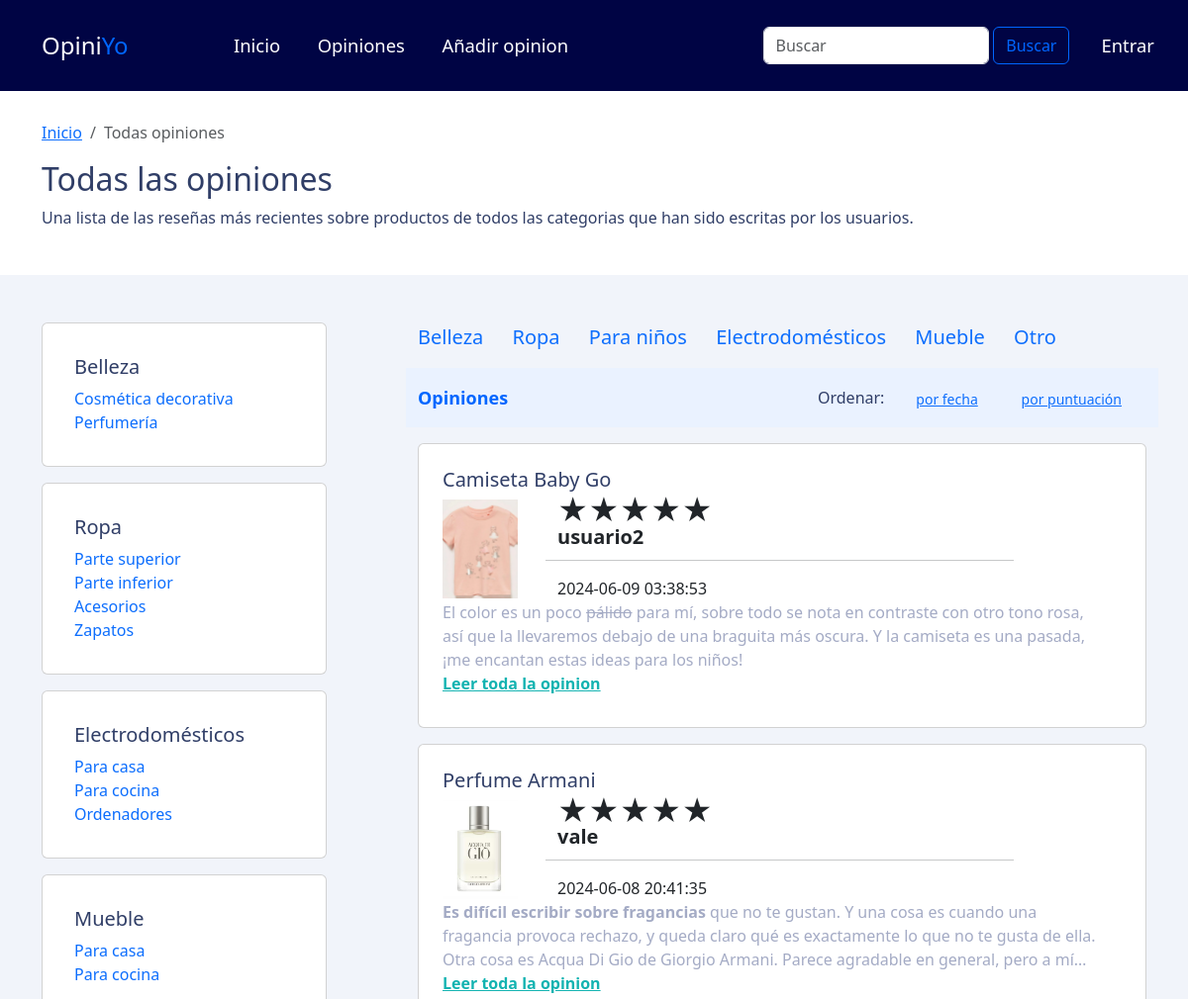
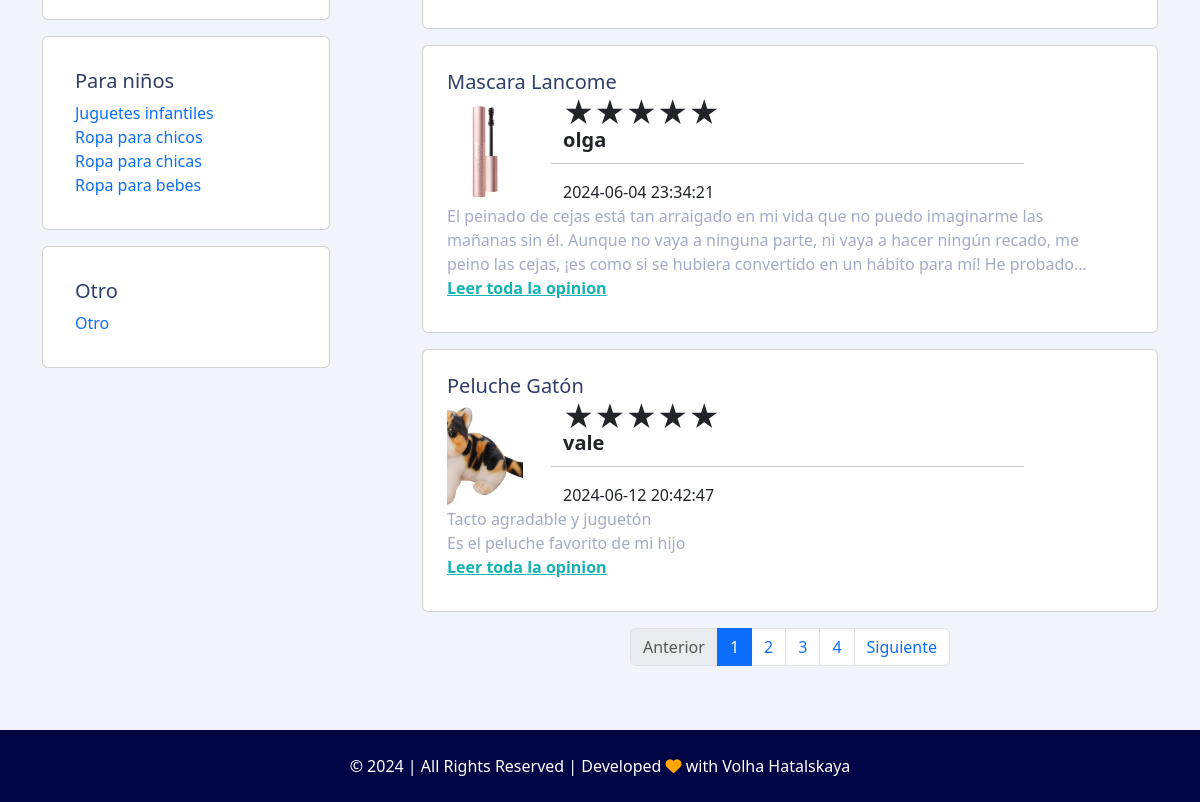
Page /OpiniYo/todasOpiniones.php on the committed database (2 pictures, top to bottom).
### tables this page shows
CREATE TABLE IF NOT EXISTS `navmenu` (
  `IDNavmenu` int unsigned NOT NULL AUTO_INCREMENT,
  `FechaAltaNavemenu` timestamp NULL DEFAULT NULL,
  `FechaModificacionNavmen` timestamp NULL DEFAULT NULL,
  `ActivoNavemenu` varchar(2) DEFAULT 'Si',
  `NombreNavmenu` varchar(50) DEFAULT NULL,
  `UrlNavmenu` varchar(50) DEFAULT NULL,
  `OrdenNavmenu` int DEFAULT NULL,
  PRIMARY KEY (`IDNavmenu`)
);

CREATE TABLE IF NOT EXISTS `subcategoria` (
  `IDSubcategoria` int unsigned NOT NULL AUTO_INCREMENT,
  `FechaAltaSubcategoria` timestamp NULL DEFAULT NULL,
  `FechaModificacionSubcategoria` timestamp NULL DEFAULT NULL,
  `ActivoSubcategoria` varchar(2) DEFAULT 'Si',
  `NombreSubcategoria` varchar(50) DEFAULT NULL,
  `CategoriaSubcategoria` int unsigned NOT NULL,
  PRIMARY KEY (`IDSubcategoria`),
  KEY `FK__categoria` (`CategoriaSubcategoria`),
  CONSTRAINT `FK__categoria` FOREIGN KEY (`CategoriaSubcategoria`) REFERENCES `categoria` (`IDCategoria`) ON DELETE CASCADE
);

CREATE TABLE IF NOT EXISTS `categoria` (
  `IDCategoria` int unsigned NOT NULL AUTO_INCREMENT,
  `FechaAltaCategoria` timestamp NULL DEFAULT NULL,
  `FechaModificacionCategoria` timestamp NULL DEFAULT NULL,
  `ActivoCategoria` varchar(2) DEFAULT 'Si',
  `NombreCategoria` varchar(255) DEFAULT NULL,
  PRIMARY KEY (`IDCategoria`)
);

CREATE TABLE IF NOT EXISTS `opinion` (
  `IDOpinion` int unsigned NOT NULL AUTO_INCREMENT,
  `FechaAltaOpinion` timestamp NULL DEFAULT NULL,
  `FechaModificacionOpinion` timestamp NULL DEFAULT NULL,
  `ActivoOpinion` varchar(2) DEFAULT 'Si',
  `ClasificacionOpinion` int DEFAULT NULL,
  `ComentarioOpinion` text,
  `FechaOpinion` datetime DEFAULT NULL,
  `ProductoOpinion` int unsigned NOT NULL,
  `UsuarioOpinion` int unsigned NOT NULL,
  PRIMARY KEY (`IDOpinion`),
  KEY `FK__producto` (`ProductoOpinion`),
  KEY `FK__usuario` (`UsuarioOpinion`),
  CONSTRAINT `FK__producto` FOREIGN KEY (`ProductoOpinion`) REFERENCES `producto` (`IDProducto`) ON DELETE CASCADE,
  CONSTRAINT `FK__usuario` FOREIGN KEY (`UsuarioOpinion`) REFERENCES `usuario` (`IDUsuario`) ON DELETE CASCADE
);

CREATE TABLE IF NOT EXISTS `producto` (
  `IDProducto` int unsigned NOT NULL AUTO_INCREMENT,
  `FechaAltaProducto` timestamp NULL DEFAULT NULL,
  `FechaModificacionProducto` timestamp NULL DEFAULT NULL,
  `ActivoProducto` varchar(2) DEFAULT 'Si',
  `NombreProducto` varchar(255) DEFAULT NULL,
  `ImagenProducto` varchar(255) DEFAULT NULL,
  `SubcategoriaProducto` int unsigned NOT NULL,
  PRIMARY KEY (`IDProducto`),
  KEY `FK_producto_subcategoria` (`SubcategoriaProducto`),
  CONSTRAINT `FK_producto_subcategoria` FOREIGN KEY (`SubcategoriaProducto`) REFERENCES `subcategoria` (`IDSubcategoria`) ON DELETE CASCADE
);

CREATE TABLE IF NOT EXISTS `usuario` (
  `IDUsuario` int unsigned NOT NULL AUTO_INCREMENT,
  `FechaAltaUsuario` timestamp NULL DEFAULT NULL,
  `FechaModificacionUsuario` timestamp NULL DEFAULT NULL,
  `ActivoUsuario` varchar(2) DEFAULT 'Si',
  `LoginUsuario` varchar(50) NOT NULL,
  `EmailUsuario` varchar(50) NOT NULL,
  `PasswordUsuario` varchar(255) NOT NULL,
  `ImagenUsuario` varchar(50) DEFAULT NULL,
  PRIMARY KEY (`IDUsuario`)
);

### OpiniYo/todasOpiniones.php (the view, shortened to what the rows shown need)
<?php include 'func.php';
global $db;
$limit = 4;
$page = isset($_GET['page']) ? $_GET['page'] : 1;
$start = ($page - 1) * $limit;
?>
<!DOCTYPE html>
<html lang="en">
<head>
    <link rel="stylesheet" href="css/bootstrap.css">
    <link rel="stylesheet" href="css/variables.css">
    <link rel="stylesheet" href="css/style.css">
    <link rel="stylesheet" href="css/header.css">
    <link rel="stylesheet" href="css/tOpiniones.css">
    <link rel="stylesheet" href="css/starts.css">
    <link rel="stylesheet" href="css/footer.css">
</head>
<body>
    <?php include 'header.php'?>
    <section class="sectionNav">
        <div class="container">
            <h2>Todas las opiniones</h2>
        </div>
    </section>
    <section class="section-tOpiniones pt-5 pb-5">
        <div class="container">
            <div class="row">
                <div class="columna-categorias d-none d-lg-block col-lg-4">
                    <div class="cards-div">
                        <?php
                        $categorias_subcategorias = categorias_subcategorias();
                        foreach ($categorias_subcategorias as $categoria) { ?>
                            <div class="card mb-3 p-3" style="width: 18rem;">
                                <div class="card-body">
                                    <h5 class="card-title"><?php print $categoria['NombreCategoria']; ?></h5>
                                    <div class="links d-flex flex-column">
                                        <?php foreach ($categoria['Subcategorias'] as $subcategoria) { ?>
                                            <a href="subcategoria.php?IDSubcategoria=<?php print $subcategoria['IDSubcategoria']?>" class="card-link m-0"><?php print $subcategoria['NombreSubcategoria']; ?></a>
                                        <?php } ?>
                                    </div>
                                </div>
                            </div>
                        <?php }?>
                    </div>
                </div>
                <div class="columna-opiniones col-12 col-lg-8">
                    <div class="cards" id="cards">
                        <?php $todas_opiniones = todas_opiniones($start, $limit);
                        shuffle($todas_opiniones);
                        foreach ($todas_opiniones as $opinion) { ?>
                            <div class="card div-producto p-3 mb-3 p-md-4" id="card">
                                <div class="row">
                                    <h5 class="col-12 card-title"><?php print $opinion['NombreProducto'] ?></h5>
                                </div>
                                <div class="row mb-2">
                                    <div class="col-2 me-md-3 c-img"><img src="imgProductos/<?php print $opinion['ImagenProducto'] ?>" alt="producto"></div>
                                    <div class="col-8 col-md-8">
                                        <div class="row mb-2">
                                                <div class="d-flex justify-content-between flex-column">
                                                    <div class="rating rating-set d-flex align-items-end">
                                                        <div class="rating-body text-dark">
                                                        </div>
                                                    </div>
                                                    <div class="fs-5 fw-bold"><?php print $opinion['LoginUsuario'] ?></div>
                                                </div>
                                        </div>
                                        <div class="row"><hr></div>
                                        <div class=""><?php print $opinion['FechaOpinion'] ?>
                                    </div>
                                </div>
                                <div class="row">
                                    <div class="col-12 text-carusel1 comentario text-block">
                                       <?php print $opinion['ComentarioOpinion'] ?>
                                        <a href="leerTodaOpinion.php?IDOpinion=<?php print $opinion['IDOpinion'] ?>" class="block-text-more">Leer toda la opinion</a></div>
                                    </div>
                                </div>
                            </div>
                       <?php } ?>
                    </div>
                </div>
            </div>
        </div>
    </section>
</body>
</html>

### OpiniYo/header.php (shortened to what the rows shown need)
<header class="header pt-md-3 pb-md-3">
    <div class="container">
        <div class="row">
            <nav class="navbar navbar-expand-lg">
                <div class="container-fluid">
                    <div class="collapse navbar-collapse" id="navbarSupportedContent">
                        <div class="col-lg-7">
                            <ul class="navbar-nav me-auto mb-2 mb-lg-0">
                                <?php
                                global $db;
                                $sql = "SELECT * FROM navmenu ORDER BY OrdenNavmenu ASC";
                                $object = $db -> Execute($sql);
                                if($object -> RecordCount() > 0){
                                    while(!$object -> EOF){
                                        $NombreNavMenu = $object->fields["NombreNavmenu"];
                                        $URLNavMenu = $object->fields["UrlNavmenu"];
                                ?>
                                <li class="nav-item">
                                    <a class="nav-link underline-one" href="<?php print $URLNavMenu ?>"><?php print $NombreNavMenu ?></a>
                                </li>
                                <?php
						$object->MoveNext();
                                    }
                                }
                                ?>
                            </ul>
                        </div>
                    </div>
                </div>
            </nav>
        </div>
    </div>
</header>

### rows in the picture
navmenu: NombreNavmenu "Inicio"
navmenu: NombreNavmenu "Opiniones"
navmenu: NombreNavmenu "Añadir opinion"
subcategoria: NombreSubcategoria "Cosmética decorativa"
subcategoria: NombreSubcategoria "Perfumería"
subcategoria: NombreSubcategoria "Parte superior"
subcategoria: NombreSubcategoria "Parte inferior"
subcategoria: NombreSubcategoria "Acesorios"
subcategoria: NombreSubcategoria "Zapatos"
subcategoria: NombreSubcategoria "Para casa"
subcategoria: NombreSubcategoria "Para cocina"
subcategoria: NombreSubcategoria "Ordenadores"
subcategoria: NombreSubcategoria "Para casa"
subcategoria: NombreSubcategoria "Para cocina"
subcategoria: NombreSubcategoria "Juguetes infantiles"
subcategoria: NombreSubcategoria "Ropa para chicos"
subcategoria: NombreSubcategoria "Ropa para chicas"
subcategoria: NombreSubcategoria "Ropa para bebes"
subcategoria: CategoriaSubcategoria.NombreCategoria "Otro", NombreSubcategoria "Otro"
opinion: ProductoOpinion.NombreProducto "Camiseta Baby Go", ProductoOpinion.ImagenProducto (picture), UsuarioOpinion.LoginUsuario "usuario2", FechaOpinion "2024-06-09 03:38:53", ComentarioOpinion "El color es un poco pálido para mí, sobre todo se nota en contraste con otro tono rosa, así que la llevaremos debajo de una braguita más oscura. Y la camiseta es una pasada, ¡me encantan estas ideas para los niños!"
opinion: ProductoOpinion.NombreProducto "Perfume Armani", ProductoOpinion.ImagenProducto (picture), UsuarioOpinion.LoginUsuario "vale", FechaOpinion "2024-06-08 20:41:35", ComentarioOpinion "Es difícil escribir sobre fragancias que no te gustan. Y una cosa es cuando una fragancia provoca rechazo, y queda claro qué es exactamente lo que no te gusta de ella. Otra cosa es Acqua Di Gio de Giorgio Armani. Parece agradable en general, pero a…"
opinion: ProductoOpinion.NombreProducto "Mascara Lancome", ProductoOpinion.ImagenProducto (picture), UsuarioOpinion.LoginUsuario "olga", FechaOpinion "2024-06-04 23:34:21", ComentarioOpinion "El peinado de cejas está tan arraigado en mi vida que no puedo imaginarme las mañanas sin él. Aunque no vaya a ninguna parte, ni vaya a hacer ningún recado, me peino las cejas, ¡es como si se hubiera convertido en un hábito para mí! He…"
opinion: ProductoOpinion.NombreProducto "Peluche Gatón", ProductoOpinion.ImagenProducto (picture), UsuarioOpinion.LoginUsuario "vale", FechaOpinion "2024-06-12 20:42:47", ComentarioOpinion "Tacto agradable y juguetón Es el peluche favorito de mi hijo"

### other values in the picture
$categoria['NombreCategoria'] "Belleza"
$categoria['NombreCategoria'] "Ropa"
$categoria['NombreCategoria'] "Electrodomésticos"
$categoria['NombreCategoria'] "Mueble"
$categoria['NombreCategoria'] "Para niños"
$categoria['NombreCategoria'] "Otro"
